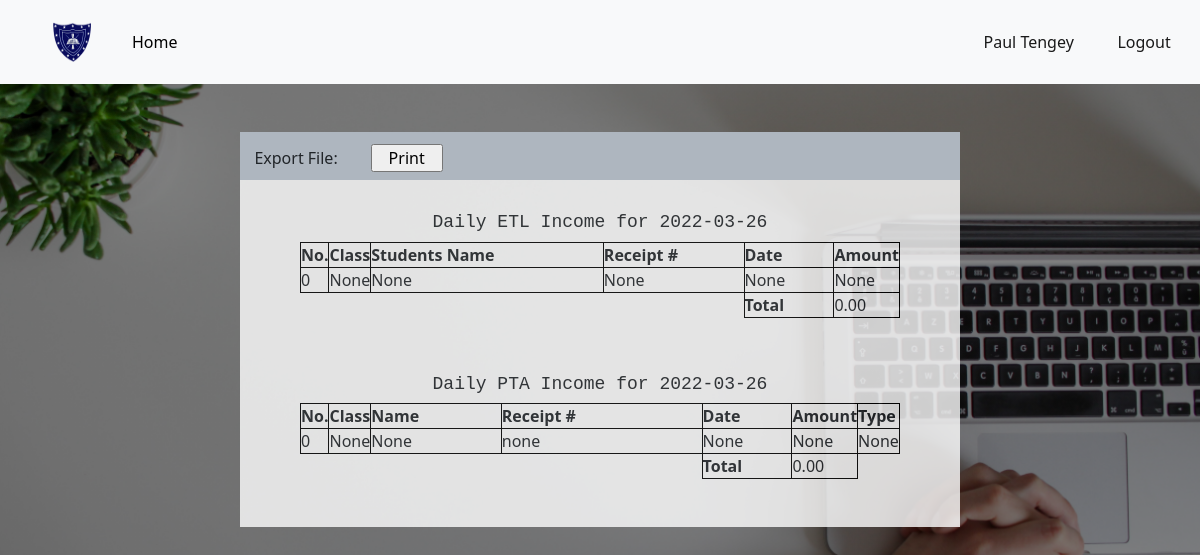
Before: /clerk_dashboard/clerk_daily_report (signed in) with the older database file.
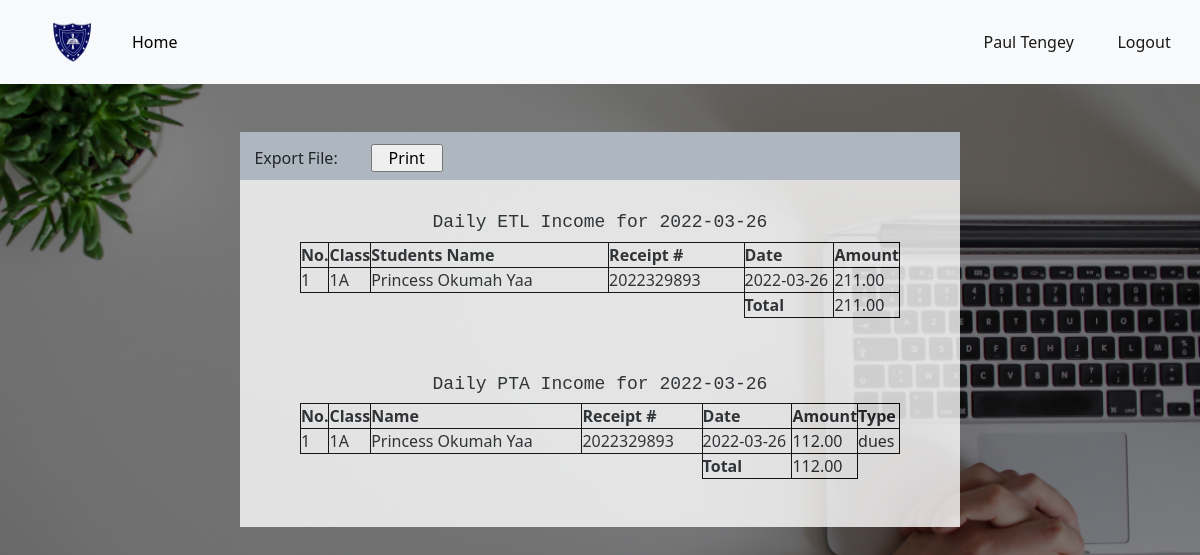
After: the same page with the newer database file.
### app.py (models this page shows, shortened)
class User(db.Model, UserMixin):
	id = db.Column(db.Integer, primary_key=True)
	date = db.Column(db.DateTime, default = datetime.utcnow())
	username = db.Column(db.String(80), nullable=False)
	email = db.Column(db.String(120), unique=True, nullable=False)
	password = db.Column(db.String(120), nullable=False)
	is_admin = db.Column(db.Boolean,  default=False)
	function = db.Column(db.String(120))
	approval = db.Column(db.Boolean, default=False)

class ETLIncome(db.Model):
	id = db.Column(db.Integer, primary_key=True)
	date = db.Column(db.DateTime, default = datetime.utcnow())
	clerk = db.Column(db.String(120),nullable=False)
	amount = db.Column(db.Float)
	tx_id = db.Column(db.String(16))
	semester = db.Column(db.String(10), nullable = False)
	mode_of_payment = db.Column(db.String(20))
	name = db.Column(db.String(120))
	category = db.Column(db.String(20), default="revenue")
	student_id = db.Column(db.Integer, db.ForeignKey('student.id'))#Here we reference the table name

class Student(db.Model):
	id = db.Column(db.Integer, primary_key=True)
	date = db.Column(db.DateTime, default = datetime.utcnow())
	clerk = db.Column(db.String(120),nullable=False)
	date_admitted = db.Column(db.DateTime)
	firstname = db.Column(db.String(80), nullable=False)
	lastname = db.Column(db.String(80), nullable=False)
	othername = db.Column(db.String(80))
	fullname = db.Column(db.String(80), nullable=False)
	date_of_birth = db.Column(db.String(10), nullable=False)
	class1 = db.Column(db.String(10), nullable=False)
	parent_contact = db.Column(db.String(12), nullable=False)
	phone = db.Column(db.String(12))
	id_number = db.Column(db.String(120), unique=True, nullable=False)
	status = db.Column(db.Boolean, default=True)
	pta = db.relationship('PTAIncome', backref='pta_payer', lazy=True)#Here we reference the class
	etl = db.relationship('ETLIncome', backref='etl_payer', lazy=True)
	payer = db.relationship('StudentPayments', backref='payer', lazy=True)

class PTAIncome(db.Model):
	id = db.Column(db.Integer, primary_key=True)
	date = db.Column(db.DateTime, default = datetime.utcnow())
	clerk = db.Column(db.String(120), nullable=False)
	amount = db.Column(db.Float)
	tx_id = db.Column(db.String(16))
	semester = db.Column(db.String(10))
	mode_of_payment = db.Column(db.String(20))
	category = db.Column(db.String(20), default="revenue")
	name = db.Column(db.String(120))
	type1 = db.Column(db.String(20), default='dues')
	student_id = db.Column(db.Integer, db.ForeignKey('student.id'))#Here we reference the table name

### app.py (the view)
@app.route("/clerk_dashboard/clerk_daily_report")
@login_required
def clerk_daily_report():
	if clerk_access():
		today = datetime.utcnow()
		date = dt.date(today.year, today.month, today.day)
		pta_payments = PTAIncome.query.filter(func.date(PTAIncome.date) == date).filter_by(category='revenue').all()
		etl_payments = ETLIncome.query.filter(func.date(ETLIncome.date) == date).filter_by(category='revenue').all()
		etl = sum([pmt.amount for pmt in etl_payments])
		pta = sum([pmt.amount for pmt in pta_payments])
		return render_template("clerk_daily_report.html", pta_payments=pta_payments,etl_payments=etl_payments ,etl=etl, pta=pta, date=date)
	else:
		abort(404)

### app.py (called while the page is built)
def clerk_access():
	if not current_user.approval:
		return False
	if current_user.function == 'Accountant':
		return False
	if current_user.function == 'Clerk':
		return True

@app.template_filter()
def currencyFormat(value):
	value = float(value)
	if value >= 0:
		return "{:,.2f}".format(value)
	else:
		value2 = "{:,.2f}".format(value)
		return "("+value2[1:]+")"

@login_manager.user_loader
def load_user(user_id):
	return User.query.get(int(user_id))

### templates/clerk_daily_report.html (shortened to what this page needs)
{% extends "bootstrap.html" %}
{% block content %}
<!DOCTYPE html>
<html>
<head>
	<link rel="stylesheet" href="https://cdnjs.cloudflare.com/ajax/libs/font-awesome/4.7.0/css/font-awesome.min.css">
</head>
<body>
<header>
		<nav class="navbar navbar-expand-lg navbar-light bg-light">
			     <a class="navbar-brand kpa" href="#"><img src="{{url_for('static', filename='images/kpasec.png')}}"></a>
			    <div class="collapse navbar-collapse" id="navbarText">
			      <ul class="navbar-nav me-auto mb-2 mb-lg-0">
			        <li class="nav-item">
			          <a class="nav-link active " aria-current="page" href="{{url_for('clerk_dashboard')}}"id="nav1" style="color:black;">Home</a>
			        </li>
			      </ul>
			      <span class="navbar-text" >
			      	<a href="{{url_for('account')}}" class="nn">{{current_user.username}}</a>
			      	<a href="{{url_for('logout')}}" class="n">Logout</a>
			      </span>
			    </div>
		 </nav>
	</header>
    <div class="prn">
    	<span><a>Export File: </a><input type="button" name="" value="Print" onclick="print_content()"></span>
    </div>
   <center>
   	<div class="ttable" id="cont1">
   		<h4 class="topp" style="padding-top:4vh">Daily ETL Income for {{date}}</h4>
   		<table >
   			<tr>
   				<th class="non">No.</th>
   				<th class="foom">Class</th>
   				<th class="fom">Students Name</th>
   				<th>Receipt #</th>
   				<th class="fomm">Date</th>
   				<th class="foomm">Amount</th>
   			</tr>
   			{% if etl_payments | length < 1 %}
   			<tr>
   				<td>0</td>
   				<td class="fom">None</td>
   				<td>None</td>
   				<td>None</td>
   				<td>None</td>
   				<td>None</td>
   			</tr>
   			{% else %}
   			{% for pmt in etl_payments %}
   				{% if pmt.amount != 0 %}
   			<tr>
   				<td>{{loop.index}}</td>
   				<td class="fom">{{pmt.etl_payer.class1}}</td>
   				<td>{{pmt.etl_payer.fullname}}</td>
   				<td>{{pmt.tx_id}}</td>
   				<td>{{pmt.date.date()}}</td>
   				<td>{{ pmt.amount | currencyFormat }}</td>
   			</tr>
   				{% endif %}
   			{% endfor %}
   			{% endif %}
   			<tr>
   				<td style="border:0px solid transparent;"></td>
   				<td style="border:0px solid transparent;"></td>
   				<td style="border:0px solid transparent;"></td>
   				<td style="border:0px solid transparent;"></td>
   				<th>Total</th>
   				<td>{{etl | currencyFormat }}</td>
   			</tr>
   		</table><br>
   		<h3 class="topp" style="padding-top:4vh">Daily PTA Income for {{date}}</h3>
   		<table >
   			<tr>
   				<th class="non">No.</th>
   				<th class="foom">Class</th>
   				<th class="fom">Name</th>
   				<th>Receipt #</th>
   				<th class="fomm">Date</th>
   				<th class="foomm">Amount</th>
   				<th class="foomm">Type</th>
   			</tr>
   			{% if pta_payments | length < 1 %}
   			<tr>
   				<td>0</td>
   				<td class="fom">None</td>
   				<td>None</td>
   				<td>none</td>
   				<td>None</td>
   				<td>None</td>
   				<td>None</td>
   			</tr>
   			{% else %}
   			{% for pmt in pta_payments %}
   			{% if pmt.category != 'charge' and pmt.pta_amount != 0 %}
   				{% if pmt.type1 == 'dues'%}
   			<tr>
   				<td>{{loop.index}}</td>
   				<td class="fom">{{pmt.pta_payer.class1}}</td>
   				<td>{{pmt.pta_payer.fullname}}</td>
   				<td>{{pmt.tx_id}}</td>
   				<td>{{pmt.date.date()}}</td>
   				<td>{{ pmt.amount | currencyFormat }}</td>
   				<td>{{ pmt.type1 }}</td>
   			</tr>
   				{% endif %}
   			{% endif %}
   			{% endfor %}
   			{% endif %}
   			<tr>
   				<td style="border:0px solid transparent;"></td>
   				<td style="border:0px solid transparent;"></td>
   				<td style="border:0px solid transparent;"></td>
   				<td style="border:0px solid transparent;"></td>
   				<th>Total</th>
   				<td>{{pta | currencyFormat }}</td>
   			</tr>
   		</table><br><br>
   	</div><br><br>
</center>
</body>
</html>
{% endblock %}

### templates/bootstrap.html (shortened to what this page needs)
<!doctype html>
<html lang="en">
  <head>
    <link href="https://cdn.jsdelivr.net/npm/bootstrap@5.1.3/dist/css/bootstrap.min.css" rel="stylesheet">
  </head>
  <body>
    {% block content%}
    {% endblock %}
  </body>
</html>

Changed rows visible on the page:
added ETLIncome: etl_payer.class1 "1A", etl_payer.fullname "Princess Okumah Yaa", tx_id "2022329893", date "2022-03-26", amount "211.00"
added PTAIncome: pta_payer.class1 "1A", pta_payer.fullname "Princess Okumah Yaa", tx_id "2022329893", date "2022-03-26", amount "112.00", type1 "dues"
Other visible differences:
{{ etl | currencyFormat }}: "0.00" → "211.00"
{{ pta | currencyFormat }}: "0.00" → "112.00"
text no longer shown: "0 None None None None None 0 None None none None None None"
